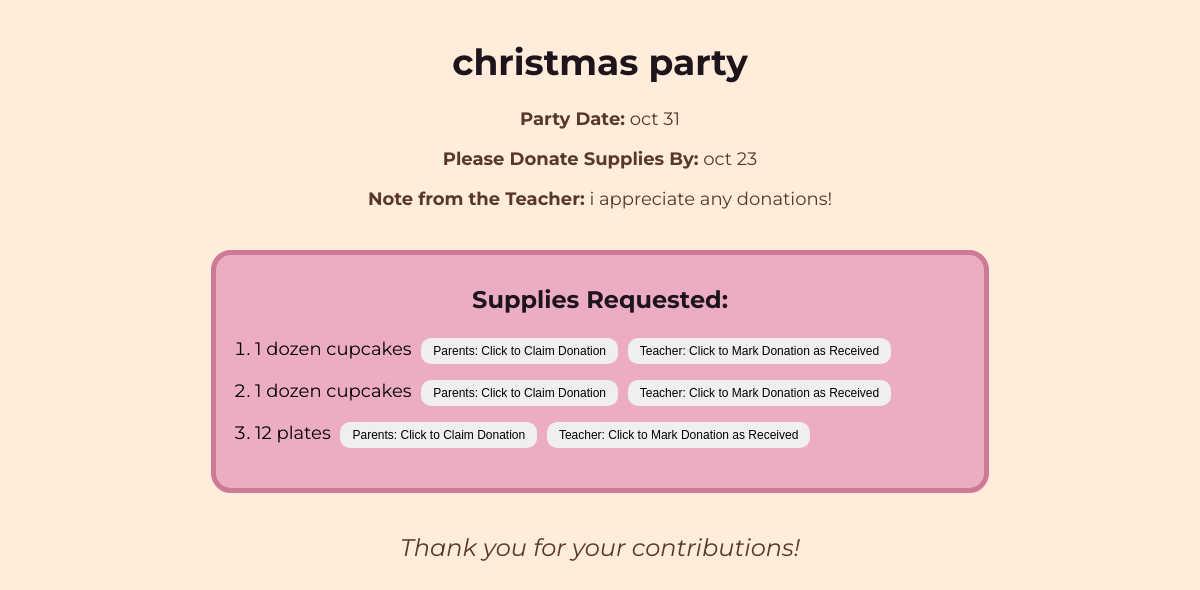
The page /party_list/2 on the database its author committed.
### tables this page shows
CREATE TABLE Party (
            id INTEGER PRIMARY KEY AUTOINCREMENT,
            name TEXT,
            party_date TEXT,
            supplies_due_date TEXT,
            parent_note TEXT
        );

CREATE TABLE Supplies (
            id INTEGER PRIMARY KEY AUTOINCREMENT,
            party_id INTEGER,
            name TEXT,
            claimed BOOLEAN DEFAULT 0,
            received BOOLEAN DEFAULT 0,
            FOREIGN KEY (party_id) REFERENCES Party (id)
        );

### app.py (the view)
@app.route('/party_list/<int:party_id>')
def party_list(party_id):
    conn = sqlite3.connect('class_party_support.db')
    cursor = conn.cursor()
    cursor.execute('SELECT * FROM Party WHERE id = ?', (party_id,))
    party = cursor.fetchone()
    cursor.execute('SELECT id, name, claimed, received FROM Supplies WHERE party_id = ?', (party_id,))
    supplies = cursor.fetchall()
    conn.close()
    if party:
        return render_template('results.html', party=party, supplies=supplies)
    else:
        return "Party not found!", 404

### templates/results.html (shortened to what this page needs)
<!DOCTYPE html>
<html lang="en">
<head>
    <link rel="stylesheet" href="{{ url_for('static', filename='styles.css') }}">
</head>
<body>
    <header>
        <h1>{{ party[1] }}</h1>
    </header>
    <div id="party-details">
        <p><strong>Party Date:</strong> {{ party[2] }}</p>
        <p><strong>Please Donate Supplies By:</strong> {{ party[3] }}</p>
        <p><strong>Note from the Teacher:</strong> {{ party[4] }}</p>
    </div>
    <div id="supplies-list">
        <h3>Supplies Requested:</h3>
        <ul>
            {% for supply in supplies %}
                <li>
                    {{ supply[1] }}
                    <form action="{{ url_for('claim_supply', supply_id=supply[0]) }}" method="POST" style="display:inline;">
                        <button type="submit" {% if supply[2] == 1 %}style="background-color: gray;"{% endif %}>{{ 'Parents: Click to Unclaim Donation' if supply[2] == 1 else 'Parents: Click to Claim Donation' }}</button>
                    </form>
                    <form action="{{ url_for('receive_supply', supply_id=supply[0]) }}" method="POST" style="display:inline;">
                        <button type="submit" {% if supply[3] == 1 %}style="background-color: gray;"{% endif %}>{{ 'Teacher: Click to Unmark Donation as Received' if supply[3] == 1 else 'Teacher: Click to Mark Donation as Received' }}</button>
                    </form>
                </li>
            {% endfor %}
        </ul>
    </div>
    <div id="footer">
        <p><i>Thank you for your contributions!</i></p>
    </div>
</body>
</html>

### static/styles.css (style rules this page uses)
body { font-family: 'Montserrat', sans-serif; margin: 0; padding: 0; box-sizing: border-box; background-color: #FFECDA; }
h1 { font-size: 5vw; color: #1E151C; }
header h1 { text-align: center; font-size: 3vw; margin-top: 5vh; }
#party-details { text-align: center; font-size: 1.5vw; margin-top: 2vh; color: #59382C; }
#supplies-list { background-color: #ecacc3; border: 5px solid #CD7A98; width: 60vw; margin: 5vh auto; padding-right: 2vw; padding-left: 2vw; padding-bottom: 2vw; padding-top: 0.5vw; border-radius: 20px; }
#supplies-list h3 { text-align: center; font-size: 2vw; color: #1E151C; }
#supplies-list ul { list-style-type: ol; padding-left: 15px; }
#supplies-list li { margin: 2vh 0; font-size: 1.5vw; }
button { font-size: 1vw; padding: 0.5vw 1vw; border: none; border-radius: 10px; cursor: pointer; }
form[style*="inline"] button { margin-left: 10px; }
form[method="POST"] button[type="submit"] { margin-left: 5px; }
button[type="submit"] { margin-left: 5px; }
#footer { text-align: center; margin-top: 5px; font-size: 2vw; color: #59382C; }

### rows shown on the page
Party: name "christmas party", party_date "oct 31", supplies_due_date "oct 23", parent_note "i appreciate any donations!"
Supplies: name "1 dozen cupcakes", claimed "Parents: Click to Claim Donation", received "Teacher: Click to Mark Donation as Received"
Supplies: name "1 dozen cupcakes", claimed "Parents: Click to Claim Donation", received "Teacher: Click to Mark Donation as Received"
Supplies: name "12 plates", claimed "Parents: Click to Claim Donation", received "Teacher: Click to Mark Donation as Received"
